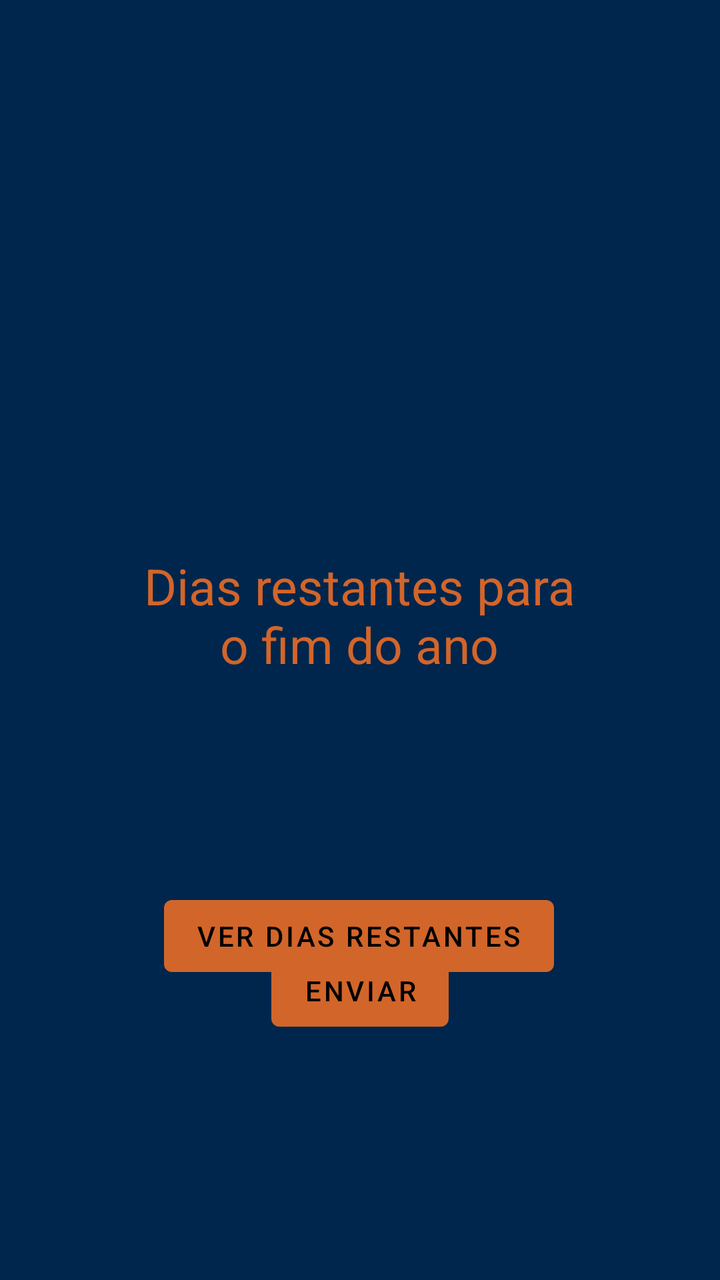
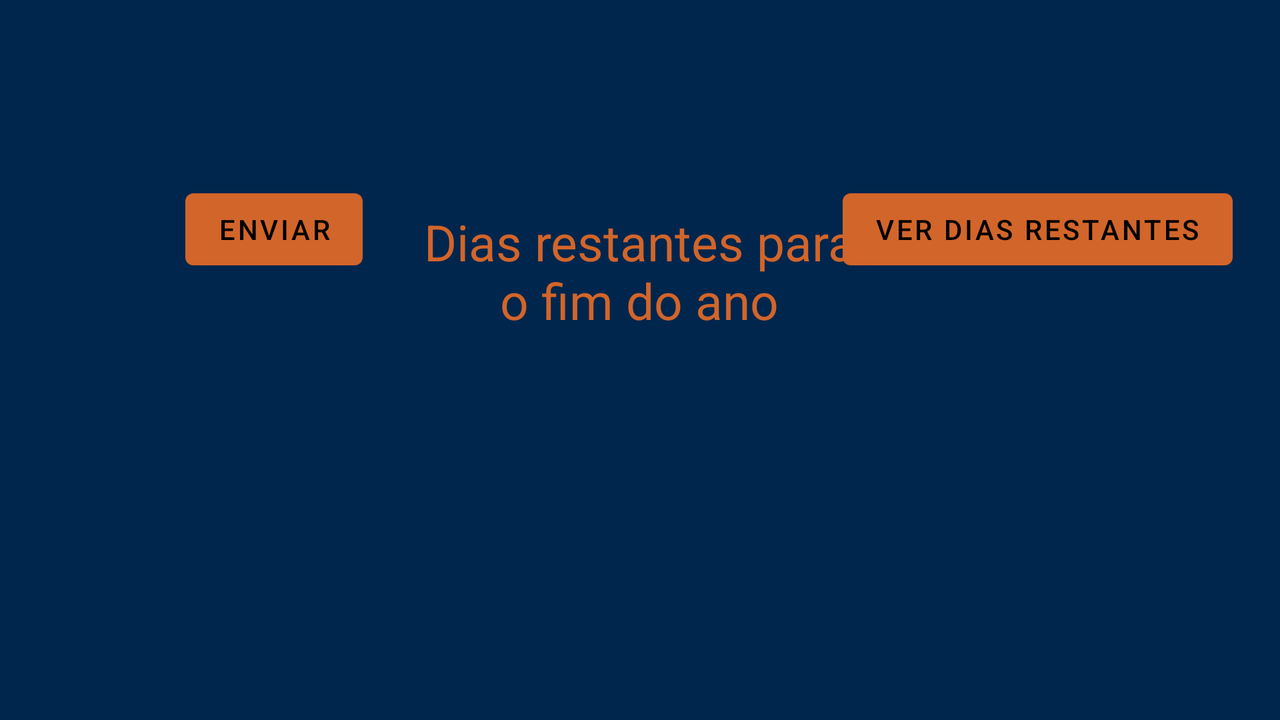

An Android layout and its configuration variant, each rendered on a device that would load it. The default file and the variant file are quoted in full after the pictures.
<!-- AndroidManifest.xml: application theme Theme.Orgs -->
<!-- res/layout/fragment_dias.xml -->
<?xml version="1.0" encoding="utf-8"?>
<androidx.constraintlayout.widget.ConstraintLayout xmlns:android="http://schemas.android.com/apk/res/android"
    xmlns:app="http://schemas.android.com/apk/res-auto"
    xmlns:tools="http://schemas.android.com/tools"
    android:layout_width="match_parent"
    android:layout_height="match_parent"
    android:background="@color/azul_cinza"
    tools:context=".ui.activity.ui.notifications.NotificationsFragment">

    <TextView
        android:id="@+id/text_notifications"
        android:layout_width="match_parent"
        android:layout_height="wrap_content"
        android:layout_marginStart="8dp"
        android:layout_marginTop="8dp"
        android:layout_marginEnd="8dp"
        android:textAlignment="center"
        android:textColor="@color/abobora"
        android:textSize="40sp"
        android:visibility="visible"
        app:layout_constraintBottom_toBottomOf="parent"
        app:layout_constraintEnd_toEndOf="parent"
        app:layout_constraintHorizontal_bias="1.0"
        app:layout_constraintStart_toStartOf="parent"
        app:layout_constraintTop_toTopOf="parent"
        app:layout_constraintVertical_bias="0.112" />

    <TextView
        android:id="@+id/txtData"
        android:layout_width="224dp"
        android:layout_height="96dp"
        android:layout_marginTop="276dp"
        android:hint="@string/dias_restantes_para_o_fim_do_ano"
        android:textAlignment="center"
        android:textColor="@color/abobora"
        android:textColorHint="@color/abobora"
        android:textSize="25sp"
        app:layout_constraintEnd_toEndOf="parent"
        app:layout_constraintHorizontal_bias="0.497"
        app:layout_constraintStart_toStartOf="parent"
        app:layout_constraintTop_toTopOf="parent" />

    <Button
        android:id="@+id/button"
        android:layout_width="wrap_content"
        android:layout_height="wrap_content"
        android:layout_marginTop="72dp"
        android:text="@string/ver_dias_restantes"
        app:layout_constraintEnd_toEndOf="parent"
        app:layout_constraintHorizontal_bias="0.497"
        app:layout_constraintStart_toStartOf="parent"
        app:layout_constraintTop_toBottomOf="@+id/txtData" />

    <Button
        android:id="@+id/btn_env"
        android:layout_width="wrap_content"
        android:layout_height="wrap_content"
        android:text="@string/enviar"
        app:layout_constraintBottom_toBottomOf="parent"
        app:layout_constraintEnd_toEndOf="parent"
        app:layout_constraintStart_toStartOf="parent"
        app:layout_constraintTop_toTopOf="parent"
        app:layout_constraintVertical_bias="0.796" />

</androidx.constraintlayout.widget.ConstraintLayout>
<!-- resources referenced by this layout -->
<resources>
  <color name="abobora">#D2652A</color>
  <color name="azul_cinza">#00264d</color>
  <string name="dias_restantes_para_o_fim_do_ano">Dias restantes para o fim do ano</string>
  <string name="enviar">Enviar</string>
  <string name="ver_dias_restantes">Ver Dias restantes</string>
  <style name="Theme.Orgs" parent="Theme.MaterialComponents.DayNight.DarkActionBar">
          
          <item name="colorPrimary">@color/abobora</item>
          <item name="colorPrimaryVariant">@color/azul_cinza</item>
          <item name="colorOnPrimary">@color/black</item>
          
          <item name="colorSecondary">@color/teal_200</item>
          <item name="colorSecondaryVariant">@color/teal_700</item>
          <item name="colorOnSecondary">@color/black</item>
          
          <item name="android:statusBarColor" tools:targetApi="l">?attr/colorPrimaryVariant</item>
          
      </style>
  <color name="black">#FF000000</color>
  <color name="teal_200">#FF03DAC5</color>
  <color name="teal_700">#FF018786</color>
</resources>
<!-- res/layout-land/fragment_dias.xml (the repository's variant of the layout above) -->
<!-- drawn on the phone turned sideways -->
<?xml version="1.0" encoding="utf-8"?>
<androidx.constraintlayout.widget.ConstraintLayout xmlns:android="http://schemas.android.com/apk/res/android"
    xmlns:app="http://schemas.android.com/apk/res-auto"
    xmlns:tools="http://schemas.android.com/tools"
    android:layout_width="match_parent"
    android:layout_height="match_parent"
    android:background="@color/azul_cinza"
    tools:context=".ui.activity.ui.notifications.NotificationsFragment">

    <TextView
        android:id="@+id/text_notifications"
        android:layout_width="match_parent"
        android:layout_height="wrap_content"
        android:layout_marginStart="8dp"
        android:layout_marginTop="8dp"
        android:layout_marginEnd="8dp"
        android:textAlignment="center"
        android:textColor="@color/abobora"
        android:textSize="40sp"
        android:visibility="visible"
        app:layout_constraintBottom_toBottomOf="parent"
        app:layout_constraintEnd_toEndOf="parent"
        app:layout_constraintHorizontal_bias="1.0"
        app:layout_constraintStart_toStartOf="parent"
        app:layout_constraintTop_toTopOf="parent"
        app:layout_constraintVertical_bias="0.022" />

    <TextView
        android:id="@+id/txtData"
        android:layout_width="224dp"
        android:layout_height="96dp"
        android:layout_marginTop="104dp"
        android:hint="@string/dias_restantes_para_o_fim_do_ano"
        android:textAlignment="center"
        android:textColor="@color/abobora"
        android:textColorHint="@color/abobora"
        android:textSize="25sp"
        app:layout_constraintEnd_toEndOf="parent"
        app:layout_constraintHorizontal_bias="0.499"
        app:layout_constraintStart_toStartOf="parent"
        app:layout_constraintTop_toTopOf="parent" />

    <Button
        android:id="@+id/button"
        android:layout_width="wrap_content"
        android:layout_height="wrap_content"
        android:layout_marginTop="76dp"
        android:text="@string/ver_dias_restantes"
        app:layout_constraintEnd_toEndOf="parent"
        app:layout_constraintHorizontal_bias="0.947"
        app:layout_constraintStart_toStartOf="parent"
        app:layout_constraintTop_toTopOf="@+id/text_notifications" />

    <Button
        android:id="@+id/btn_env"
        android:layout_width="wrap_content"
        android:layout_height="wrap_content"
        android:layout_marginTop="76dp"
        android:text="@string/enviar"
        app:layout_constraintEnd_toEndOf="parent"
        app:layout_constraintHorizontal_bias="0.168"
        app:layout_constraintStart_toStartOf="parent"
        app:layout_constraintTop_toTopOf="@+id/text_notifications" />

</androidx.constraintlayout.widget.ConstraintLayout>
